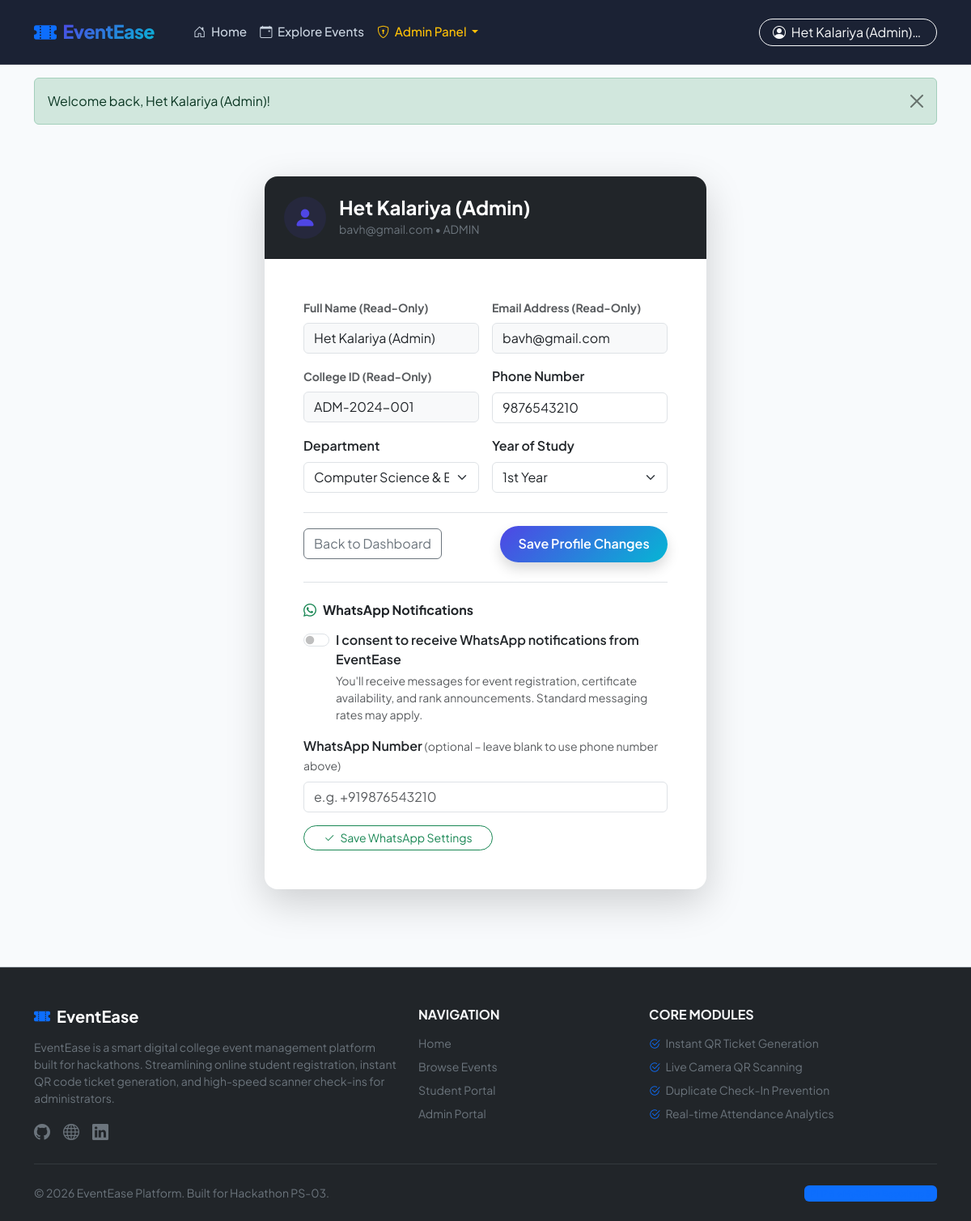
The app's page /profile.php (signed in) with its own data.
### tables this page shows
CREATE TABLE `users` (
  `id` INT AUTO_INCREMENT PRIMARY KEY,
  `name` VARCHAR(100) NOT NULL,
  `email` VARCHAR(100) NOT NULL UNIQUE,
  `phone` VARCHAR(20) NOT NULL,
  `college_id` VARCHAR(50) NOT NULL,
  `department` VARCHAR(100) NOT NULL,
  `year` VARCHAR(20) NOT NULL,
  `password` VARCHAR(255) NOT NULL,
  `role` ENUM('student', 'admin') DEFAULT 'student',
  `created_at` TIMESTAMP DEFAULT CURRENT_TIMESTAMP
);

### profile.php (the view, shortened to what this page needs)
<?php
require_once __DIR__ . '/includes/auth.php';
$user = getLoggedInUser();
require_once __DIR__ . '/includes/header.php';
?>
<div class="container py-5">
    <div class="row justify-content-center">
        <div class="col-lg-6 col-md-8">
            <div class="card shadow-lg border-0 rounded-4">
                <div class="card-header bg-dark text-white p-4 rounded-top-4 d-flex align-items-center gap-3">
                    <div class="stat-icon icon-purple rounded-circle"><i class="bi bi-person-fill fs-3"></i></div>
                    <div>
                        <h4 class="fw-bold mb-0"><?php echo htmlspecialchars($user['name']); ?></h4>
                        <span class="text-secondary small"><?php echo htmlspecialchars($user['email']); ?> &bull; <?php echo strtoupper($user['role']); ?></span>
                    </div>
                </div>
                <div class="card-body p-4 p-md-5">
                    <form action="profile.php" method="POST">
                        <div class="row g-3 mb-3">
                            <div class="col-md-6">
                                <label class="form-label text-muted small fw-bold">Full Name (Read-Only)</label>
                                <input type="text" class="form-control bg-light" value="<?php echo htmlspecialchars($user['name']); ?>" readonly>
                            </div>
                            <div class="col-md-6">
                                <label class="form-label text-muted small fw-bold">Email Address (Read-Only)</label>
                                <input type="email" class="form-control bg-light" value="<?php echo htmlspecialchars($user['email']); ?>" readonly>
                            </div>
                        </div>
                        <div class="row g-3 mb-3">
                            <div class="col-md-6">
                                <label class="form-label text-muted small fw-bold">College ID (Read-Only)</label>
                                <input type="text" class="form-control bg-light" value="<?php echo htmlspecialchars($user['college_id']); ?>" readonly>
                            </div>
                            <div class="col-md-6">
                                <label for="phone" class="form-label fw-semibold">Phone Number</label>
                                <input type="tel" class="form-control" id="phone" name="phone" value="<?php echo htmlspecialchars($user['phone']); ?>" required>
                            </div>
                        </div>
                        <div class="row g-3 mb-4">
                            <div class="col-md-6">
                                <label for="department" class="form-label fw-semibold">Department</label>
                                <select class="form-select" id="department" name="department" required>
                                    <option value="Computer Science & Engineering" <?php echo ($user['department'] === 'Computer Science & Engineering') ? 'selected' : ''; ?>>Computer Science & Engineering</option>
                                </select>
                            </div>
                            <div class="col-md-6">
                                <label for="year" class="form-label fw-semibold">Year of Study</label>
                                <select class="form-select" id="year" name="year" required>
                                    <option value="1st Year" <?php echo ($user['year'] === '1st Year') ? 'selected' : ''; ?>>1st Year</option>
                                </select>
                            </div>
                        </div>
                        <div class="d-flex justify-content-between align-items-center pt-3 border-top">
                            <a href="my-events.php" class="btn btn-outline-secondary">Back to Dashboard</a>
                            <button type="submit" class="btn btn-gradient-primary shadow">Save Profile Changes</button>
                        </div>
                    </form>
                    <div class="mt-4 pt-4 border-top">
                        <h6 class="fw-bold mb-3"><i class="bi bi-whatsapp text-success me-2"></i>WhatsApp Notifications</h6>
                        <form action="profile.php" method="POST">
                            <div class="form-check form-switch mb-3">
                                <input class="form-check-input" type="checkbox" id="waConsent" name="whatsapp_consent" value="1"
                                       <?php echo !empty($user['whatsapp_consent']) ? 'checked' : ''; ?>>
                                <label class="form-check-label fw-semibold" for="waConsent">
                                    I consent to receive WhatsApp notifications from EventEase
                                </label>
                                <div class="small text-muted mt-1">
                                    You'll receive messages for event registration, certificate availability, and rank announcements.
                                    Standard messaging rates may apply.
                                </div>
                            </div>
                            <div class="mb-3">
                                <label class="form-label fw-semibold">WhatsApp Number <span class="text-muted small fw-normal">(optional – leave blank to use phone number above)</span></label>
                                <input type="tel" name="whatsapp_number" class="form-control" placeholder="e.g. +919876543210"
                                       value="<?php echo htmlspecialchars($user['whatsapp_number'] ?? ''); ?>">
                            </div>
                            <button type="submit" class="btn btn-outline-success btn-sm rounded-pill px-4">
                                <i class="bi bi-check2 me-1"></i> Save WhatsApp Settings
                            </button>
                        </form>
                    </div>
                </div>
            </div>
        </div>
    </div>
</div>
<?php require_once __DIR__ . '/includes/footer.php'; ?>

### assets/css/style.css (style rules this page uses)
:root { --primary-color: #4f46e5; --primary-hover: #4338ca; --secondary-color: #06b6d4; --dark-color: #0f172a; --light-bg: #f8fafc; --card-bg: #ffffff; --border-color: #e2e8f0; --text-primary: #1e293b; --text-muted: #64748b; --accent-gradient: linear-gradient(135deg, #4f46e5 0%, #06b6d4 100%); --hero-gradient: linear-gradient(135deg, #0f172a 0%, #1e1b4b 50%, #312e81 100%); }
body { font-family: 'Plus Jakarta Sans', -apple-system, BlinkMacSystemFont, sans-serif; background-color: var(--light-bg); color: var(--text-primary); min-height: 100vh; display: flex; flex-direction: column; }
.btn-gradient-primary { background: var(--accent-gradient); color: #ffffff !important; font-weight: 600; border: none; padding: 0.65rem 1.4rem; border-radius: 50rem; box-shadow: 0 4px 15px rgba(79, 70, 229, 0.3); transition: all 0.3s ease; }
.stat-icon { width: 52px; height: 52px; border-radius: 12px; display: flex; align-items: center; justify-content: center; font-size: 1.5rem; }
.icon-purple { background: rgba(79, 70, 229, 0.1); color: var(--primary-color); }

### records on screen
users: name "Het Kalariya (Admin)", email "bavh@gmail.com", role "ADMIN", college "ADM-2024-001", phone "9876543210"

### other values on screen
$_SESSION['user_name'] "Het Kalariya (Admin)"
$flash['message'] "Welcome back, Het Kalariya (Admin)!"
